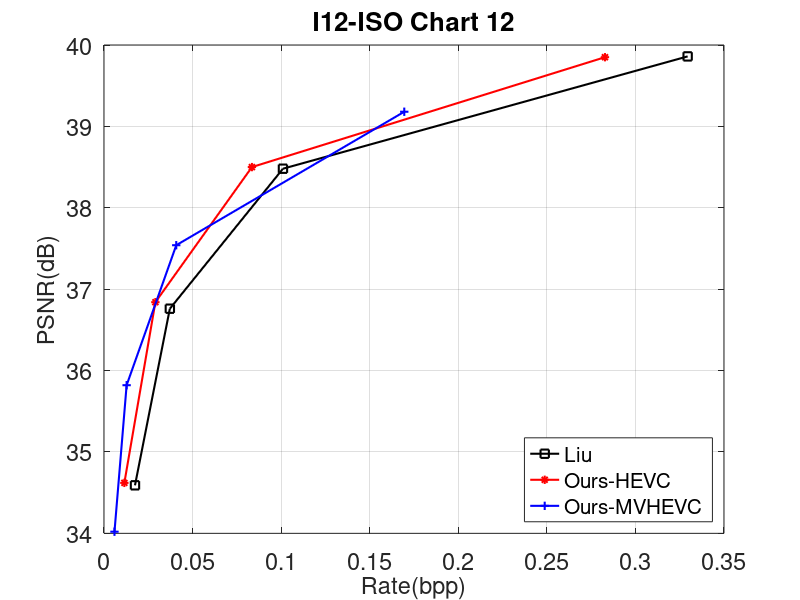

This figure's MATLAB source: (Note: this script raises an error after producing the figure.)
%----------------------------------I01
% R1 = [0.355581302
% 0.13904453
% 0.053641071
% 0.021786798];
% R2 = [0.250524769
% 0.076026835
% 0.024903815
% 0.011425853]; 
% R3 = [0.407401751
% 0.162607839
% 0.064257942
% 0.027441155];
% 
% PSNR1 = [38.96
% 37.25
% 35.24
% 33.08
% ];
% PSNR2 = [38.3
% 36.33
% 34.2
% 32.25
% ];
% PSNR3 = [38.98
% 37.27
% 35.29
% 33.16
% ];
%----------------------------------I02
% R1 = [0.293488161
% 0.107367577
% 0.040262231
% 0.016577571
% ];
% R2 = [0.198712167
% 0.058183829
% 0.020003951
% 0.008534252
% ]; 
% R3 = [0.335675977
% 0.127896223
% 0.049719287
% 0.021384908
% ];
% 
% PSNR1 = [40.22
% 38.04
% 35.76
% 33.42
% ];
% PSNR2 = [39.4
% 37.12
% 34.81
% 32.57
% ];
% PSNR3 = [40.26
% 38.08
% 35.78
% 33.48
% ];
%----------------------------------I03
% R1 = [0.318621543
% 0.127832932
% 0.051782962
% 0.017292429
% 
% ];
% R2 = [0.222571471
% 0.07661486
% 0.019535853
% 0.007778121
% 
% ]; 
% R3 = [0.35793092
% 0.14503522
% 0.06147627
% 0.023104927
% 
% ];
% 
% PSNR1 = [39.69
% 37.37
% 34.86
% 32.39
% 
% ];
% PSNR2 = [38.79
% 36.44
% 34.04
% 32
% 
% ];
% PSNR3 = [39.71
% 37.39
% 34.91
% 32.43
% 
% ]; 
%----------------------------------I04
% R1 = [0.419112006
% 0.131474352
% 0.026879206
% 0.007915228
% 
% ];
% R2 = [0.285775784
% 0.043613349
% 0.010928986
% 0.005455135
% 
% ]; 
% R3 = [0.47801217
% 0.156325452
% 0.03506765
% 0.012563553
% ];
% 
% PSNR1 = [39.94
% 37.39
% 34.61
% 32.22
% 
% ];
% PSNR2 = [38.91
% 35.87
% 33.94
% 32.22
% 
% ];
% PSNR3 = [39.96
% 37.44
% 34.61
% 32.21
% 
% ]; 
%----------------------------------I05
% R1 = [0.187242215
% 0.061361195
% 0.022325731
% 0.009925724
% 
% ];
% R2 = [0.117540068
% 0.032316782
% 0.011638325
% 0.005750274
% 
% ]; 
% R3 = [0.219584162
% 0.075350978
% 0.029565505
% 0.014849531
% 
% ];
% 
% PSNR1 = [40.18
% 38.96
% 37.44
% 35.62
% 
% ];
% PSNR2 = [39.73
% 38.4
% 36.77
% 34.96
% 
% ];
% PSNR3 = [40.2
% 38.97
% 37.44
% 35.63
% 
% ]; 
%----------------------------------I06
% R1 = [0.127372633
% 0.028188269
% 0.011458835
% 0.005953552
% 
% ];
% R2 = [0.061804352
% 0.015901292
% 0.006634651
% 0.004009248
% 
% ]; 
% R3 = [0.148268996
% 0.037409597
% 0.016684277
% 0.010307389
% 
% ];
% 
% PSNR1 = [41.49
% 40.51
% 39.47
% 38.09
% 
% ];
% PSNR2 = [41.16
% 40.28
% 39.14
% 37.62
% 
% ];
% PSNR3 = [41.53
% 40.54
% 39.46
% 38.09
% 
% ]; 
%----------------------------------I07
% R1 = [0.269204938
% 0.080346445
% 0.024620428
% 0.009920319
% 
% ];
% R2 = [0.161137473
% 0.035961394
% 0.011517878
% 0.005987876
% 
% ]; 
% R3 = [0.303529309
% 0.093863375
% 0.031320919
% 0.014831398
% 
% ];
% 
% PSNR1 = [38.2
% 37.23
% 35.83
% 34.06
% 
% ];
% PSNR2 = [37.8
% 36.54
% 35.08
% 33.65
% 
% ];
% PSNR3 = [38.21
% 37.25
% 35.85
% 34.09
% 
% ]; 
%----------------------------------I08
% R1 = [0.114438574
% 0.027840953
% 0.011214911
% 0.005723925
% 
% ];
% R2 = [0.056335006
% 0.015180342
% 0.006501206
% 0.003981865
% 
% ]; 
% R3 = [0.13354134
% 0.035451756
% 0.016153363
% 0.010261534
% 
% ];
% 
% PSNR1 = [41.07
% 40.31
% 39.21
% 37.59
% 
% ];
% PSNR2 = [40.76
% 39.89
% 38.62
% 37.09
% 
% ];
% PSNR3 = [41.12
% 40.36
% 39.3
% 37.61
% 
% ]; 
%----------------------------------I09
% R1 = [0.424988318
% 0.169586603
% 0.06807982
% 0.02372947
% 
% ];
% R2 = [0.303786204
% 0.095980181
% 0.023455502
% 0.009164737
% 
% ]; 
% R3 = [0.476803187
% 0.193884646
% 0.081537643
% 0.031393626
% 
% ];
% 
% PSNR1 = [39.58
% 37.8
% 35.82
% 33.59
% 
% ];
% PSNR2 = [38.86
% 36.79
% 34.45
% 32.52
% 
% ];
% PSNR3 = [39.58
% 37.8
% 35.83
% 33.58
% 
% ];
%----------------------------------I10
% R1 = [0.184156641
% 0.059053946
% 0.020415315
% 0.008458172
% 
% ];
% R2 = [0.112698435
% 0.029909223
% 0.010395899
% 0.005522377
% 
% ]; 
% R3 = [0.213195767
% 0.069873592
% 0.026015274
% 0.013039021
% 
% ];
% 
% PSNR1 = [36.91
% 36.03
% 34.82
% 33.29
% 
% ];
% PSNR2 = [36.63
% 35.6
% 34.25
% 32.94
% 
% ];
% PSNR3 = [37.01
% 36.17
% 34.97
% 33.44
% 
% ];
%----------------------------------I11
% R1 = [0.274216968
% 0.078706455
% 0.029591659
% 0.014564111
% 
% ];
% R2 = [0.172035611
% 0.041320171
% 0.014571
% 0.007361668
% 
% ]; 
% R3 = [0.305236078
% 0.09389441
% 0.03736932
% 0.019825644
% 
% ];
% 
% PSNR1 = [33.92
% 33.74
% 33.51
% 33.12
% 
% ];
% PSNR2 = [33.85
% 33.62
% 33.22
% 32.54
% 
% ];
% PSNR3 = [33.93
% 33.74
% 33.51
% 33.11
% 
% ];
%----------------------------------I12
R1 = [0.282801548
0.083500366
0.029000244
0.011491265

];
R2 = [0.169504139
0.040786217
0.012769837
0.005915087

]; 
R3 = [0.329475887
0.101020679
0.037169334
0.01748858

];

PSNR1 = [39.85
38.5
36.84
34.62

];
PSNR2 = [39.18
37.54
35.82
34.02

];
PSNR3 = [39.86
38.48
36.76
34.59

];
[row,col] = size(R1);  
 
rate1=zeros(1,row);  
psnr1=zeros(1,row);  
rate2=zeros(1,row);  
psnr2=zeros(1,row);  
  
for i=1:row            
    rate3(:,i)=R3(i,1);  
    psnr3(:,i)=PSNR3(i,1);  
end  
plot(rate3,psnr3,'-ks','LineWidth',1.5);
 
xlabel('Rate(bpp)');  
ylabel('PSNR(dB)');

set(gca,'FontSize',17);
set(get(gca,'xLabel'),'Fontsize',17);
set(get(gca,'yLabel'),'Fontsize',17);
grid on;  
hold on;  
  
for i=1:row            
        rate1(:,i) = R1(i,1);  
        psnr1(:,i) = PSNR1(i,1);  
end  
plot(rate1,psnr1,'r-*','LineWidth',1.5); 

for i=1:row            
    rate2(:,i)=R2(i,1);  
    psnr2(:,i)=PSNR2(i,1);  
end  
plot(rate2,psnr2,'b-+','LineWidth',1.5); 

title('I12-ISO Chart 12');  
l = legend('Liu','Ours-HEVC','Ours-MVHEVC','Location','SouthEast');      
set(l,'Fontsize',15);   
 
avg_diff_psnr = bjontegaard(R1,PSNR1,R2,PSNR2,'dsnr'); 
avg_diff_bitrate = bjontegaard(R1,PSNR1,R2,PSNR2,'rate');
fig = figure(1);
saveas(fig,'Fig_5_12.jpg');